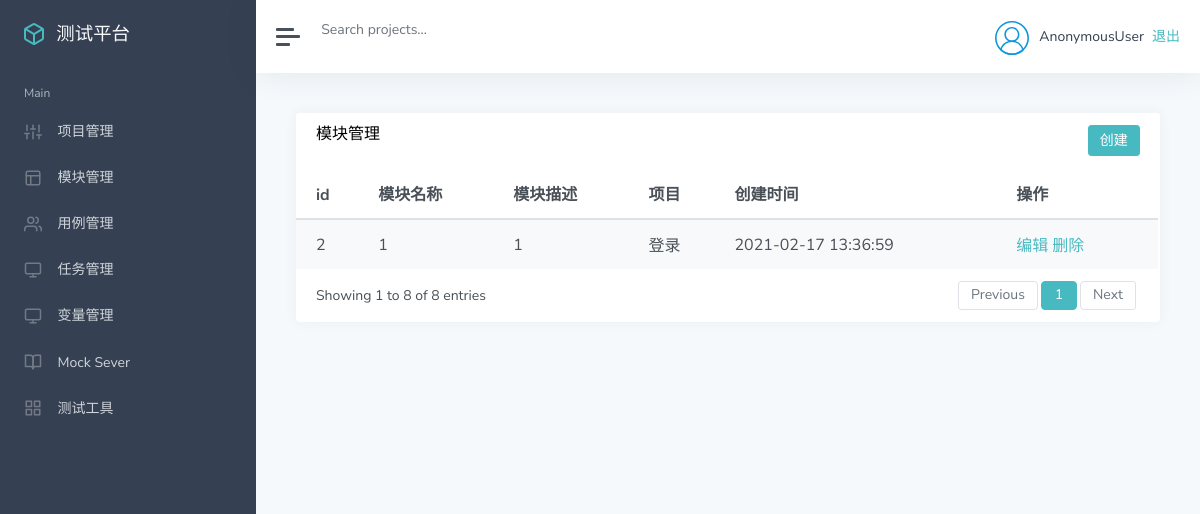
The page /manage/module_list/ on the database its author committed.
### app_manage/models.py (models this page shows, shortened)
class Module(models.Model):
    project = models.ForeignKey(Project, on_delete=models.CASCADE)
    module_name = models.CharField("模块名称", max_length=100, null=False, default="")
    module_describe = models.TextField("模块描述", default="")
    update_time = models.DateTimeField("更新时间", auto_now=True)
    create_time = models.DateTimeField("创建时间", auto_now_add=True)

class Project(models.Model):
    project_name = models.CharField("项目名称", max_length=100, null=False, default="")
    project_describe = models.TextField("项目描述", default="")
    project_status = models.BooleanField("项目状态", default=True)
    update_time = models.DateTimeField("更新时间", auto_now=True)
    create_time = models.DateTimeField("创建时间", auto_now_add=True)
    def __str__(self):
        return self.project_name

### app_manage/views/module_view.py (the view)
# urls.py: path('module_list/', module_view.list_module),                   # 模块列表
def list_module(request):
    module_list = Module.objects.all()
    return render(request, "module/list.html", {"modules": module_list})

### templates/module/list.html (shortened to what this page needs)
{% extends "manage.html" %}
{% block manage %}
<div class="card flex-fill">
    <div class="card-header">
        <h5 class="card-title mb-0" style="float:left">模块管理</h5>
        <button onclick="module_add()" type="button" class="btn btn-primary" style="float:right">创建</button>
    </div>
    <div id="datatables-dashboard-traffic_wrapper" class="dataTables_wrapper dt-bootstrap4 no-footer">
        <div class="row">
            <div class="col-sm-12">
                <table id="datatables-dashboard-traffic" class="table table-striped my-0 dataTable no-footer"
                    role="grid" aria-describedby="datatables-dashboard-traffic_info">
                    <thead>
                        <tr role="row">
                            <th>id</th>
                            <th>模块名称</th>
                            <th>模块描述</th>
                            <th>项目</th>
                            <th>创建时间</th>
                            <th>操作</th>
                        </tr>
                    </thead>
                    <tbody>
                        {% for m in modules %}
                        <tr role="row" class="odd">
                            <td>{{ m.id }}</td>
                            <td>{{ m.module_name }}</td>
                            <td>{{ m.module_describe }}</td>
                            <td>{{ m.project }}</td>
                            <td>{{ m.create_time | date:"Y-m-d H:i:s"}}</td>
                            <td>
                                <a href="/manage/module_edit/{{ m.id }}/">编辑</a>
                                <a href="/manage/module_delete/{{ m.id }}/">删除</a>
                            </td>
                        </tr>
                        {% endfor %}
                    </tbody>
                </table>
            </div>
        </div>
        <div class="row">
            <div class="col-sm-12 col-md-5">
                <div class="dataTables_info" id="datatables-dashboard-traffic_info" role="status" aria-live="polite">
                    Showing 1 to 8 of 8 entries
                </div>
            </div>
            <div class="col-sm-12 col-md-7">
                <div class="dataTables_paginate paging_simple_numbers" id="datatables-dashboard-traffic_paginate">
                    <ul class="pagination">
                        <li class="paginate_button page-item previous disabled"
                            id="datatables-dashboard-traffic_previous">
                            <a href="#" aria-controls="datatables-dashboard-traffic" data-dt-idx="0" tabindex="0"
                                class="page-link">Previous</a>
                        </li>
                        <li class="paginate_button page-item active">
                            <a href="#" aria-controls="datatables-dashboard-traffic" data-dt-idx="1" tabindex="0"
                                class="page-link">1</a>
                        </li>
                        <li class="paginate_button page-item next disabled" id="datatables-dashboard-traffic_next">
                            <a href="#" aria-controls="datatables-dashboard-traffic" data-dt-idx="2" tabindex="0"
                                class="page-link">Next</a>
                        </li>
                    </ul>
                </div>
            </div>
        </div>
    </div>
</div>
{% endblock %}

### rows shown on the page
Module: id "2", module_name "1", module_describe "1", project "登录", create_time "2021-02-17 13:36:59"

### other values the page prints
{{ user }} "AnonymousUser"
